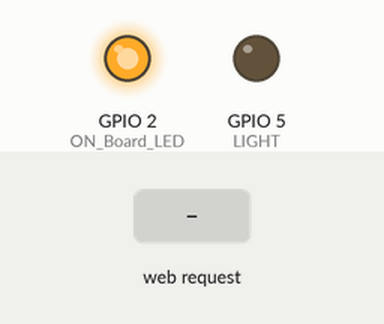
Recording of a sketch running on a simulated ESP8266 (NodeMCU). On the bench: output pins drawn as LEDs (lit = HIGH). The test bench sets the inputs (shaded band). WiFi joins after 1.5 s; servers stay silent unless stated; what the sketch prints to the serial monitor is not drawn.

Above: at 3.2 s.
3.3 s: HTTP request GET /setLIGHT?LIGHTState=1 received
At 4.5 s:
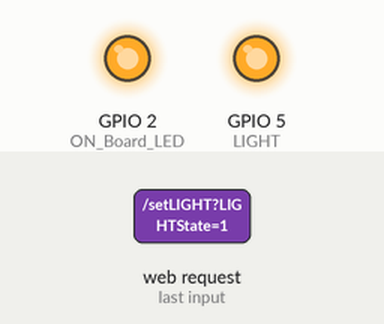
4.8 s: HTTP request GET /setLIGHT received
At 5.9 s:
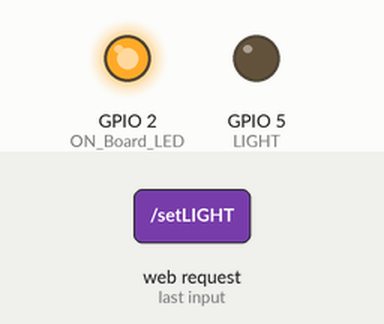
Timing chart, 0 to 7.8 s (numbered marks = the images above; inputs shaded):
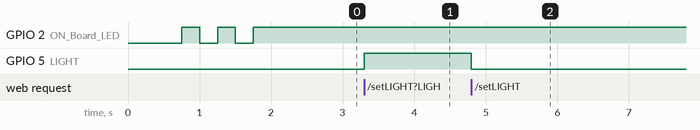

Measured:
- after the input at 3.3 s, GPIO 5 (LIGHT): LOW → HIGH at once
- after the input at 4.8 s, GPIO 5 (LIGHT): HIGH → LOW at once

The sketch:

NodeMCU_ESP98266_Control_Relay_Wifi_Router.ino
```cpp
//----------------------------------------Include the NodeMCU ESP8266 Library
//----------------------------------------see here: https://www.youtube.com/watch?v=8jMr94B8iN0 to add NodeMCU ESP8266 library and board
#include <ESP8266WiFi.h>
#include <WiFiClient.h>
#include <ESP8266WebServer.h>
//----------------------------------------

#include "PageIndex.h" //--> Include the contents of the User Interface Web page, stored in the same folder as the .ino file

#define ON_Board_LED 2  //--> Defining an On Board LED, used for indicators when the process of connecting to a wifi router
#define LIGHT 5 //--> Defining LIGHT Port

//----------------------------------------SSID and Password of your WiFi router
const char* ssid = "Bao Truc";  //--> Your wifi SSID Name
const char* password = "24682468"; //--> Your wifi Password
//----------------------------------------

ESP8266WebServer server(80);  //--> Server on port 80

//----------------------------------------This routine is executed when you open NodeMCU ESP8266 IP Address in browser
void handleRoot() {
  String s = MAIN_page; //Read HTML contents
  server.send(200, "text/html", s); //Send web page
}
//----------------------------------------
//----------------------------------------Procedure for turning lights on or off
void handleLIGHT() {
  String LightState = "OFF";
  String t_state = server.arg("LIGHTState");
  Serial.print(t_state);
  if(t_state == "1")  {
    digitalWrite(LIGHT,HIGH); //LED ON
    LightState = "ON"; //Feedback parameter
    Serial.println(" | LIGHT ON");
  }
  else  {
    digitalWrite(LIGHT,LOW); //LED OFF
    LightState = "OFF"; //Feedback parameter
    Serial.println(" | LIGHT OFF");
  }
  server.send(200, "text/plane", LightState); //Send web page
}
//----------------------------------------
//----------------------------------------SETUP
void setup(void){
  Serial.begin(9600);
  delay(500);

  WiFi.begin(ssid, password); //--> Connect to your WiFi router
  Serial.println("");

  pinMode(ON_Board_LED,OUTPUT); //--> On Board LED port Direction output
  digitalWrite(ON_Board_LED, HIGH); //--> Turn off Led On Board

  pinMode(LIGHT,OUTPUT); //--> LIGHT port Direction output

  //----------------------------------------Wait for connection
  Serial.print("Connecting");
  while (WiFi.status() != WL_CONNECTED) {
    Serial.print(".");
    //----------------------------------------Make the On Board Flashing LED on the process of connecting to the wifi router.
    digitalWrite(ON_Board_LED, LOW);
    delay(250);
    digitalWrite(ON_Board_LED, HIGH);
    delay(250);
    //----------------------------------------
  }
  //----------------------------------------
  digitalWrite(ON_Board_LED, HIGH); //--> Turn off the On Board LED when it is connected to the wifi router.
  //----------------------------------------If successfully connected to the wifi router, the IP Address that will be visited is displayed in the serial monitor
  Serial.println("");
  Serial.print("Successfully connected to : ");
  Serial.println(ssid);
  Serial.print("IP address: ");
  Serial.println(WiFi.localIP());
  //----------------------------------------

  server.on("/", handleRoot); //--> Routine to handle at root location. This is to display web page.
  server.on("/setLIGHT", handleLIGHT);  //--> Routine to handle the call procedure handleLIGHT

  server.begin(); //--> Start server
  Serial.println("HTTP server started");
}
//----------------------------------------
//----------------------------------------LOOP
void loop(void){
  server.handleClient();  //--> Handle client requests
}
//----------------------------------------
```

Source omitted: PageIndex.h (35005 bytes)
